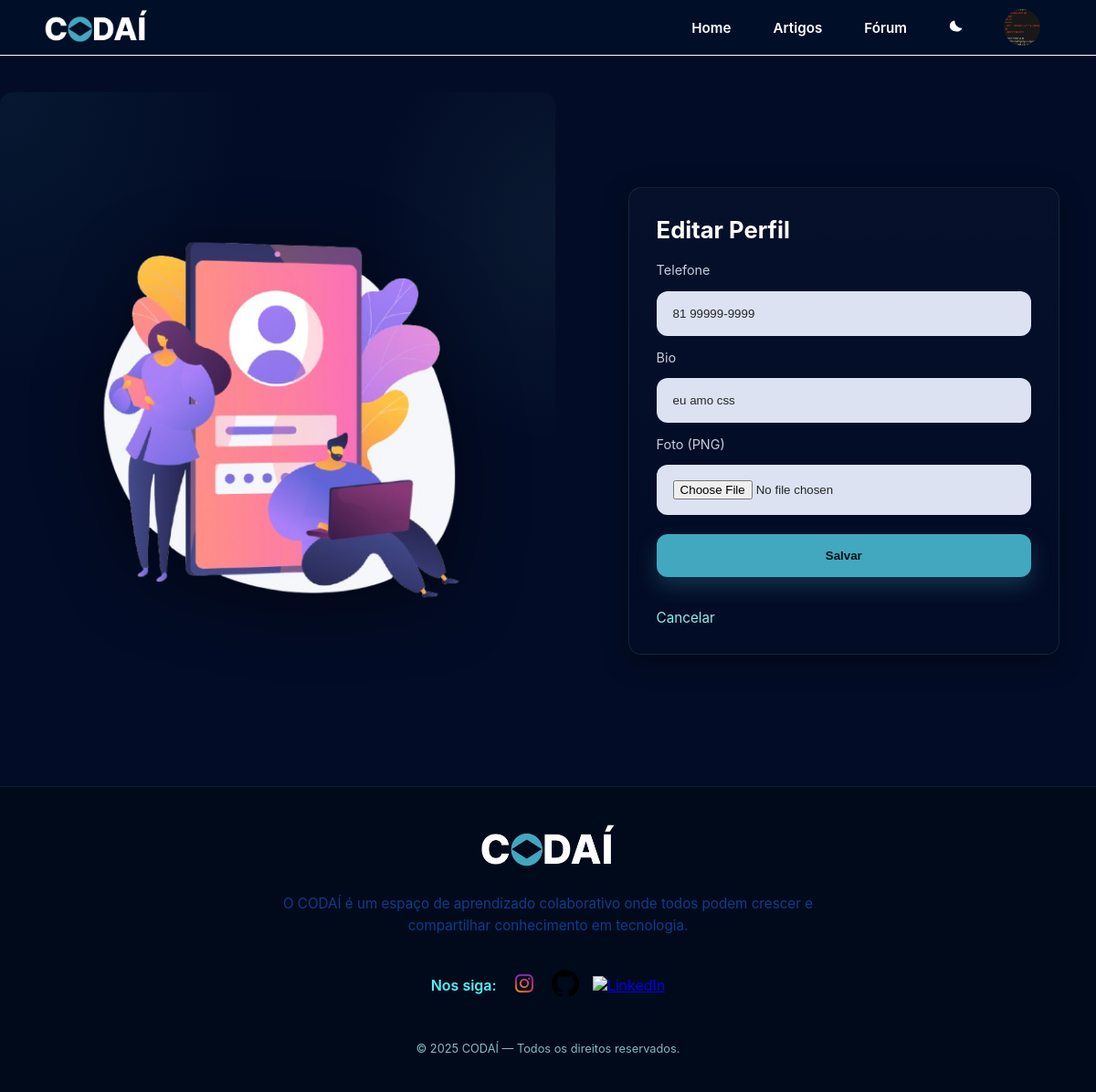
Page /auth/editar_perfil (signed in) on the committed database.
### models/profile.py (models this page shows, shortened)
class Profile(db.Model):
    id = db.Column(db.Integer, primary_key=True)
    telefone = db.Column(db.String(11), nullable=True)
    bio = db.Column(db.String(100), nullable=True)
    foto = db.Column(db.String(200), nullable=True)
    foto_thumb = db.Column(db.String(200), nullable=True)
    user_id = db.Column(db.Integer, db.ForeignKey('user.id'), unique=True, nullable=False)
    user_id = db.Column(db.Integer, db.ForeignKey('user.id'), unique=True, nullable=False)
    user = db.relationship(
        'User',
        back_populates='perfil',
        uselist=False
    )

### views/auth.py (the view, shortened to what this page needs)
@login_required
def editar_perfil():
    perfil = Profile.query.filter_by(user_id=current_user.id).first()
    return render_template('auth/editar_perfil.html', perfil=perfil)

### templates/auth/editar_perfil.html (shortened to what this page needs)
{% extends 'base.html' %}
{% block styles %}
<link rel="stylesheet" href="{{ url_for('static', filename='css/login.css') }}">
{% endblock %}
{% block content %}
<main class="log-page">
    <section class="log-left">
        <figure class="log-art">
            <img src="{{ url_for('static', filename='image/fotoLoginn.png') }}" alt="Ilustração de perfil">
        </figure>
    </section>
    <section class="log-right">
        <div class="log-card">
            <h1 class="log-title">Editar Perfil</h1>
            <form class="log-form" method="post" enctype="multipart/form-data">
                <label class="log-label" for="telefone">Telefone</label>
                <input class="log-input" type="text" name="telefone" id="telefone" placeholder="(xx)xxxxx-xxxx" value="{{ perfil.telefone if perfil else '' }}">
                <label class="log-label" for="bio">Bio</label>
                <input class="log-input" type="text" name="bio" id="bio" placeholder="Fale sobre você" value="{{ perfil.bio if perfil else '' }}">
                <label class="log-label" for="foto">Foto (PNG)</label>
                <input class="log-input" type="file" name="foto" id="foto" accept="image/png">
                <button class="log-btn" type="submit">Salvar</button>
                <p class="log-helper">
                    <a class="log-link" href="{{ url_for('auth.perfil') }}">Cancelar</a>
                </p>
            </form>
        </div>
    </section>
</main>
{% endblock %}

### templates/components/header.html (shortened to what this page needs)
<header id="header-home">
    <div id="nav-bar">
        <img src="{{ url_for('static', filename='image/logo-nome.png') }}" alt="codaí-logo">
        <div class="buttons-header">
            <a class="links-header {% if request.path == url_for('home') %}active{% endif %}" href="{{ url_for('home') }}">Home</a>
            <a class="links-header {% if request.path == url_for('main.blog') %}active{% endif %}" href="{{ url_for('main.blog') }}">Artigos</a>
            <a class="links-header {% if request.path == url_for('main.forum') %}active{% endif %}" href="{{ url_for('main.forum') }}">Fórum</a>
            <button id="theme-toggle" class="nav-button theme-toggle" aria-label="Alternar tema" title="Alternar tema" type="button" aria-pressed="false">
                <svg class="icon-moon" viewBox="0 0 24 24" xmlns="http://www.w3.org/2000/svg" aria-hidden="true" focusable="false">
                    <path d="M21 12.8A9 9 0 0111.2 3 7 7 0 0012 17a7 7 0 009-4.2z"/>
                </svg>
            </button>
            {% if current_user.is_authenticated %}
                <a class="links-header {% if request.path == url_for('auth.perfil') %}active{% endif %}" href="{{ url_for('auth.perfil') }}">
                    {% if current_user.perfil and current_user.perfil.foto_thumb %}
                        <img src="{{ url_for('static', filename=current_user.perfil.foto_thumb) }}" alt="foto thumb" style="width:40px;height:40px;border-radius:50%;">
                    {% else %}
                        <img src="{{ url_for('static', filename='image/account_circle_24dp_FFFFFF_FILL0_wght400_GRAD0_opsz24.svg') }}" alt="icone de perfil" id="icon-perfil">
                    {% endif %}
                </a>
            {% endif %}
        </div>
    </div>
</header>

### static/css/style.css (style rules this page uses)
header { background-color: #010e27; border-bottom: 1px solid #ffffff; box-sizing: border-box; }
#nav-bar { display: flex; justify-content: space-between; width: 100%; height: 60px; align-items: center; padding: 0 4vw; }
#header-home img { height: 40px; max-width: 100%; }
.buttons-header { display: flex; align-items: center; flex-direction: row; gap: 20px; }
.buttons-header .links-header { cursor: pointer; transition: 0.3s; }
.buttons-header .links-header { display: inline-flex; align-items: center; gap: 8px; padding: 8px 12px; border-radius: 8px; color: #ffffff; text-decoration: none; font-weight: 600; font-size: 0.95rem; background: transparent; border: 1px solid transparent; transition: background-color 0.18s ease, color 0.18s ease, transform 0.12s ease, border-color 0.18s ease; }
body:not(.light) #icon-perfil, body:not(.light) .icon-moon, body:not(.light) .qualquer-classe-do-seu-ícone { filter: invert(1); }
.theme-toggle { display: inline-flex; align-items: center; justify-content: center; width: 40px; height: 40px; border-radius: 8px; background: transparent; border: 1px solid transparent; cursor: pointer; }
.theme-toggle svg { width: 20px; height: 20px; fill: currentColor; }
.icon-moon { display: inline; }

### static/css/global.css (style rules this page uses)
* { margin: 0; padding: 0; box-sizing: border-box; }
html, body { font-family: 'Inter', sans-serif; background-color: #030C26; color: #ffffff; width: 100%; min-height: 100vh; padding: 0 0vw; overflow-x: hidden; }

### static/css/login.css (style rules this page uses)
.log-page { min-height: 100vh; display: grid; grid-template-columns: 1.1fr 1fr; gap: 2.5rem; padding: 2.5rem 0; }
.log-left { position: relative; background: radial-gradient(80% 80% at 0% 0%, rgba(65,168,191,.08), transparent 60%), radial-gradient(60% 60% at 100% 20%, rgba(133,242,231,.06), transparent 60%); border-radius: 14px; }
.log-art { margin: 0; height: 100%; display: grid; place-items: center; padding: 2.5rem; }
.log-art img { width: 90%; max-width: 520px; height: auto; filter: drop-shadow(0 14px 40px rgba(0,0,0,.45)); }
.log-right { display: grid; place-items: center; padding: 2.5rem; }
.log-card { width: 100%; max-width: 560px; background: linear-gradient(180deg, rgba(255,255,255,.02), rgba(255,255,255,0)); border: 1px solid rgba(133,242,231,.10); border-radius: 14px; padding: clamp(1.25rem, 2.5vw, 2rem); box-shadow: 0 8px 28px rgba(0,0,0,.35); backdrop-filter: blur(6px); }
.log-title { margin: 0 0 1.25rem; font-size: clamp(1.3rem, 2.2vw, 1.6rem); font-weight: 700; }
.log-form { display: grid; gap: .9rem; }
.log-label { font-size: .9rem; color: #DCE2F2; opacity: .9; }
.log-input { width: 100%; padding: .95rem 1rem; border: 2px solid transparent; border-radius: 12px; background: #DCE2F2; color: #262626; outline: none; transition: border-color .2s ease, box-shadow .2s ease; }
.log-input::placeholder { color: #8A94AD; }
.log-btn { margin-top: .4rem; padding: 1rem; border: 0; border-radius: 12px; background: #41A8BF; color: #081018; font-weight: 700; cursor: pointer; box-shadow: 0 10px 22px rgba(65,168,191,.25); transition: transform .04s ease, filter .2s ease; }
.log-helper { margin-top: 1.25rem; font-size: .95rem; color: #BFD3F2; }
.log-link { color: #85F2E7; text-decoration: none; }

### rows in the picture
Profile: foto_thumb (picture), telefone "81 99999-9999", bio "eu amo css"
